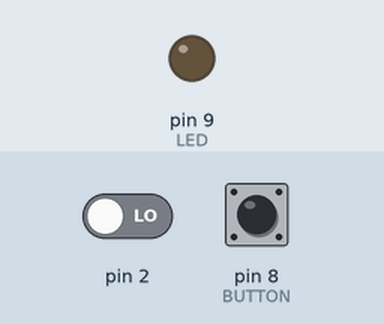
The sketch below on a simulated Arduino Uno, built with avr-gcc and run on an emulated ATmega328P. On the bench: output pins drawn as LEDs (lit = HIGH). The inputs (shaded band) are chosen by the test bench; at power-on: pin 2 LOW, pin 8 (BUTTON) HIGH. Sleep ends after the set time or at an interrupt.

Above: at 1.2 s.
1.3 s: pin 2 driven HIGH
At 2.6 s:
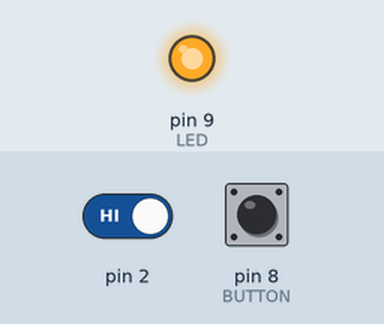
Timing chart, 0 to 4.3 s (numbered marks = the images above; inputs shaded):
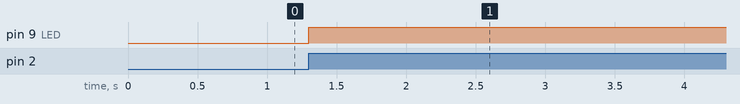

The sketch:

sketch_apr23b.ino
```cpp
#include <avr/sleep.h>

const byte LED = 9;
const byte BUTTON = 8;

// Interrupt Service Routine (ISR)
void switchPressed ()
{
  sleep_disable();
  //detachInterrupt(0);
  if (digitalRead (BUTTON) == HIGH)
    digitalWrite (LED, HIGH);
  else
    digitalWrite (LED, LOW);
}  // end of switchPressed

void setup ()
{
  pinMode (LED, OUTPUT);  // so we can update the LED
  digitalWrite (BUTTON, HIGH);  // internal pull-up resistor

}  // end of setup

void sleepNow() {
  set_sleep_mode (SLEEP_MODE_PWR_DOWN);
  noInterrupts ();          // make sure we don't get interrupted before we sleep
  sleep_enable ();          // enables the sleep bit in the mcucr register
  attachInterrupt (0, switchPressed, CHANGE);  // attach interrupt handler
  interrupts ();           // interrupts allowed now, next instruction WILL be executed
  sleep_cpu ();            // here the device is put to sleep
}
void loop ()
{
  sleepNow();
  // loop doing nothing
}
```

Measured:
- after the input at 1.3 s, pin 9 (LED): LOW → HIGH at once
